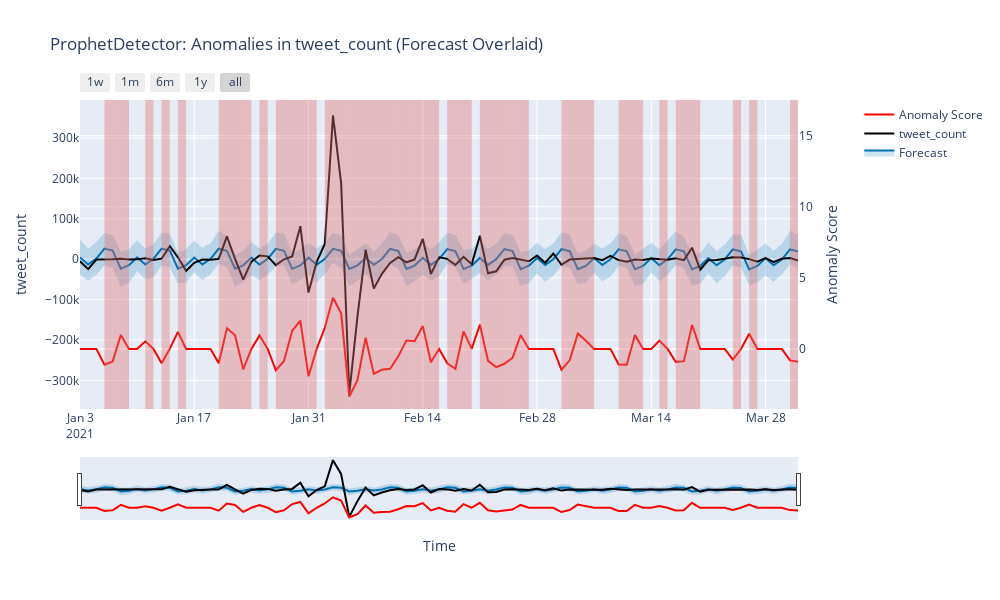

Notebook cell for this chart:
### Code cell
from utils.label_spikes import detect_anomalies
from merlion.transform.moving_average import MovingAverage
from merlion.post_process.threshold import Threshold
from merlion.models.anomaly.forecast_based.prophet import ProphetDetectorConfig, ProphetDetector

prophet_config = ProphetDetectorConfig(
    threshold=Threshold(alm_threshold=0.5),
    #transform=MovingAverage(n_steps=1),
    yearly_seasonality=False,
    weekly_seasonality=True,
    daily_seasonality=False,
    add_seasonality=True,  
    uncertainty_samples=1000
)

df_scores, df_labels, plot = anomaly_scores = detect_anomalies(
    rihanna_timeseries, 
    "tweet_count",
    model=ProphetDetector(prophet_config),
)
plot.show()
